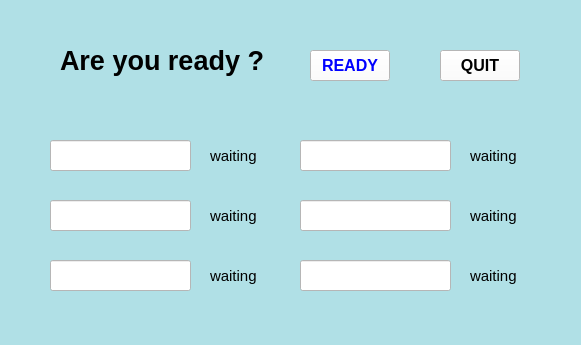
<?xml version="1.0" encoding="UTF-8"?>
<ui version="4.0">
 <class>Wait</class>
 <widget class="QWidget" name="Wait">
  <property name="geometry">
   <rect>
    <x>0</x>
    <y>0</y>
    <width>581</width>
    <height>345</height>
   </rect>
  </property>
  <property name="windowTitle">
   <string>Form</string>
  </property>
  <property name="styleSheet">
   <string notr="true">background-color: rgb(176, 224, 230);</string>
  </property>
  <widget class="QLabel" name="ques">
   <property name="geometry">
    <rect>
     <x>60</x>
     <y>40</y>
     <width>221</width>
     <height>41</height>
    </rect>
   </property>
   <property name="font">
    <font>
     <pointsize>20</pointsize>
     <bold>true</bold>
    </font>
   </property>
   <property name="text">
    <string>Are you ready ?</string>
   </property>
  </widget>
  <widget class="QPushButton" name="EXIT">
   <property name="geometry">
    <rect>
     <x>440</x>
     <y>50</y>
     <width>80</width>
     <height>31</height>
    </rect>
   </property>
   <property name="font">
    <font>
     <pointsize>12</pointsize>
     <bold>true</bold>
    </font>
   </property>
   <property name="styleSheet">
    <string notr="true">background-color: rgb(255, 255, 255);</string>
   </property>
   <property name="text">
    <string>QUIT</string>
   </property>
  </widget>
  <widget class="QPushButton" name="YES">
   <property name="geometry">
    <rect>
     <x>310</x>
     <y>50</y>
     <width>80</width>
     <height>31</height>
    </rect>
   </property>
   <property name="font">
    <font>
     <pointsize>12</pointsize>
     <bold>true</bold>
    </font>
   </property>
   <property name="styleSheet">
    <string notr="true">color: rgb(0, 0, 255);
background-color: rgb(255, 255, 255);</string>
   </property>
   <property name="text">
    <string>READY</string>
   </property>
  </widget>
  <widget class="QLineEdit" name="name1">
   <property name="geometry">
    <rect>
     <x>50</x>
     <y>140</y>
     <width>141</width>
     <height>31</height>
    </rect>
   </property>
   <property name="font">
    <font>
     <pointsize>10</pointsize>
    </font>
   </property>
   <property name="styleSheet">
    <string notr="true">background-color: rgb(255, 255, 255);</string>
   </property>
  </widget>
  <widget class="QLineEdit" name="name2">
   <property name="geometry">
    <rect>
     <x>50</x>
     <y>200</y>
     <width>141</width>
     <height>31</height>
    </rect>
   </property>
   <property name="font">
    <font>
     <pointsize>10</pointsize>
    </font>
   </property>
   <property name="styleSheet">
    <string notr="true">background-color: rgb(255, 255, 255);</string>
   </property>
  </widget>
  <widget class="QLineEdit" name="name3">
   <property name="geometry">
    <rect>
     <x>50</x>
     <y>260</y>
     <width>141</width>
     <height>31</height>
    </rect>
   </property>
   <property name="font">
    <font>
     <pointsize>10</pointsize>
    </font>
   </property>
   <property name="styleSheet">
    <string notr="true">background-color: rgb(255, 255, 255);</string>
   </property>
  </widget>
  <widget class="QLineEdit" name="name4">
   <property name="geometry">
    <rect>
     <x>300</x>
     <y>140</y>
     <width>151</width>
     <height>31</height>
    </rect>
   </property>
   <property name="font">
    <font>
     <pointsize>10</pointsize>
    </font>
   </property>
   <property name="styleSheet">
    <string notr="true">background-color: rgb(255, 255, 255);</string>
   </property>
  </widget>
  <widget class="QLineEdit" name="name5">
   <property name="geometry">
    <rect>
     <x>300</x>
     <y>200</y>
     <width>151</width>
     <height>31</height>
    </rect>
   </property>
   <property name="font">
    <font>
     <pointsize>10</pointsize>
    </font>
   </property>
   <property name="styleSheet">
    <string notr="true">background-color: rgb(255, 255, 255);</string>
   </property>
  </widget>
  <widget class="QLineEdit" name="name6">
   <property name="geometry">
    <rect>
     <x>300</x>
     <y>260</y>
     <width>151</width>
     <height>31</height>
    </rect>
   </property>
   <property name="font">
    <font>
     <pointsize>10</pointsize>
    </font>
   </property>
   <property name="styleSheet">
    <string notr="true">background-color: rgb(255, 255, 255);</string>
   </property>
  </widget>
  <widget class="QLabel" name="situ1">
   <property name="geometry">
    <rect>
     <x>210</x>
     <y>145</y>
     <width>54</width>
     <height>21</height>
    </rect>
   </property>
   <property name="font">
    <font>
     <pointsize>11</pointsize>
    </font>
   </property>
   <property name="text">
    <string>waiting</string>
   </property>
  </widget>
  <widget class="QLabel" name="situ2">
   <property name="geometry">
    <rect>
     <x>210</x>
     <y>206</y>
     <width>54</width>
     <height>20</height>
    </rect>
   </property>
   <property name="font">
    <font>
     <pointsize>11</pointsize>
    </font>
   </property>
   <property name="text">
    <string>waiting</string>
   </property>
  </widget>
  <widget class="QLabel" name="situ3">
   <property name="geometry">
    <rect>
     <x>210</x>
     <y>265</y>
     <width>54</width>
     <height>21</height>
    </rect>
   </property>
   <property name="font">
    <font>
     <pointsize>11</pointsize>
    </font>
   </property>
   <property name="text">
    <string>waiting</string>
   </property>
  </widget>
  <widget class="QLabel" name="situ4">
   <property name="geometry">
    <rect>
     <x>470</x>
     <y>146</y>
     <width>54</width>
     <height>20</height>
    </rect>
   </property>
   <property name="font">
    <font>
     <pointsize>11</pointsize>
    </font>
   </property>
   <property name="text">
    <string>waiting</string>
   </property>
  </widget>
  <widget class="QLabel" name="situ5">
   <property name="geometry">
    <rect>
     <x>470</x>
     <y>205</y>
     <width>54</width>
     <height>21</height>
    </rect>
   </property>
   <property name="font">
    <font>
     <pointsize>11</pointsize>
    </font>
   </property>
   <property name="text">
    <string>waiting</string>
   </property>
  </widget>
  <widget class="QLabel" name="situ6">
   <property name="geometry">
    <rect>
     <x>470</x>
     <y>266</y>
     <width>54</width>
     <height>20</height>
    </rect>
   </property>
   <property name="font">
    <font>
     <pointsize>11</pointsize>
    </font>
   </property>
   <property name="text">
    <string>waiting</string>
   </property>
  </widget>
 </widget>
 <resources/>
 <connections/>
</ui>
